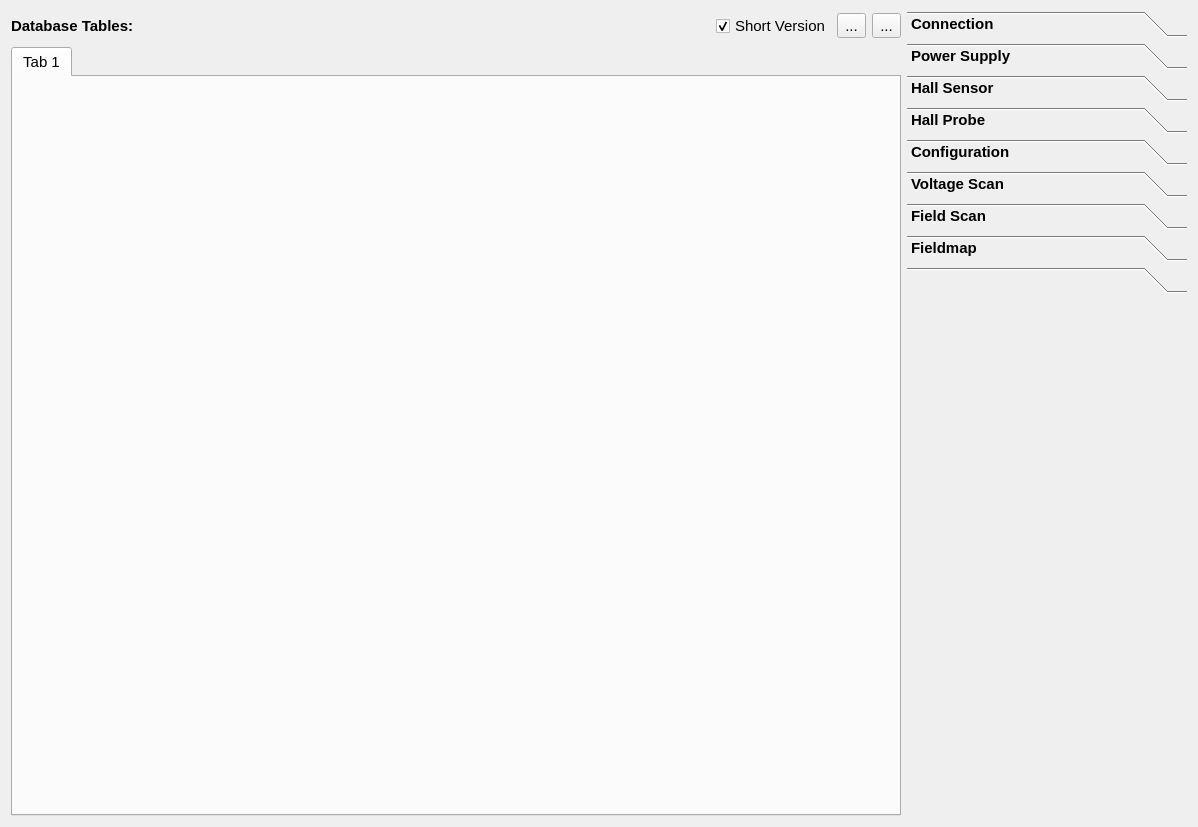
<?xml version="1.0" encoding="UTF-8"?>
<ui version="4.0">
 <class>database_wg</class>
 <widget class="QWidget" name="database_wg">
  <property name="geometry">
   <rect>
    <x>0</x>
    <y>0</y>
    <width>1198</width>
    <height>827</height>
   </rect>
  </property>
  <property name="font">
   <font>
    <pointsize>11</pointsize>
   </font>
  </property>
  <property name="windowTitle">
   <string>Database</string>
  </property>
  <layout class="QGridLayout" name="gridLayout">
   <item row="0" column="0">
    <layout class="QHBoxLayout" name="horizontalLayout">
     <item>
      <widget class="QLabel" name="label">
       <property name="sizePolicy">
        <sizepolicy hsizetype="Maximum" vsizetype="Maximum">
         <horstretch>0</horstretch>
         <verstretch>0</verstretch>
        </sizepolicy>
       </property>
       <property name="minimumSize">
        <size>
         <width>0</width>
         <height>30</height>
        </size>
       </property>
       <property name="font">
        <font>
         <weight>75</weight>
         <bold>true</bold>
        </font>
       </property>
       <property name="text">
        <string>Database Tables:</string>
       </property>
      </widget>
     </item>
     <item>
      <spacer name="horizontalSpacer">
       <property name="orientation">
        <enum>Qt::Horizontal</enum>
       </property>
       <property name="sizeHint" stdset="0">
        <size>
         <width>40</width>
         <height>20</height>
        </size>
       </property>
      </spacer>
     </item>
     <item>
      <widget class="QCheckBox" name="short_version_chb">
       <property name="text">
        <string>Short Version</string>
       </property>
       <property name="checked">
        <bool>true</bool>
       </property>
      </widget>
     </item>
     <item>
      <widget class="QToolButton" name="refresh_btn">
       <property name="text">
        <string>...</string>
       </property>
       <property name="icon">
        <iconset>
         <normaloff>../../resources/img/refresh.png</normaloff>../../resources/img/refresh.png</iconset>
       </property>
       <property name="iconSize">
        <size>
         <width>24</width>
         <height>24</height>
        </size>
       </property>
      </widget>
     </item>
     <item>
      <widget class="QToolButton" name="clear_btn">
       <property name="text">
        <string>...</string>
       </property>
       <property name="icon">
        <iconset>
         <normaloff>../../resources/img/clear.png</normaloff>../../resources/img/clear.png</iconset>
       </property>
       <property name="iconSize">
        <size>
         <width>24</width>
         <height>24</height>
        </size>
       </property>
      </widget>
     </item>
    </layout>
   </item>
   <item row="0" column="1" rowspan="2">
    <layout class="QVBoxLayout" name="verticalLayout">
     <item>
      <widget class="QToolBox" name="buttons_tbx">
       <property name="sizePolicy">
        <sizepolicy hsizetype="Maximum" vsizetype="Preferred">
         <horstretch>0</horstretch>
         <verstretch>0</verstretch>
        </sizepolicy>
       </property>
       <property name="minimumSize">
        <size>
         <width>280</width>
         <height>0</height>
        </size>
       </property>
       <property name="font">
        <font>
         <weight>75</weight>
         <bold>true</bold>
        </font>
       </property>
       <property name="currentIndex">
        <number>8</number>
       </property>
       <widget class="QWidget" name="connection_pg">
        <property name="geometry">
         <rect>
          <x>0</x>
          <y>0</y>
          <width>280</width>
          <height>413</height>
         </rect>
        </property>
        <attribute name="label">
         <string>Connection</string>
        </attribute>
        <layout class="QGridLayout" name="gridLayout_5">
         <item row="0" column="0">
          <widget class="QPushButton" name="save_connection_btn">
           <property name="minimumSize">
            <size>
             <width>0</width>
             <height>50</height>
            </size>
           </property>
           <property name="font">
            <font>
             <weight>50</weight>
             <bold>false</bold>
            </font>
           </property>
           <property name="text">
            <string>Save Connection to File</string>
           </property>
           <property name="icon">
            <iconset>
             <normaloff>../../resources/img/save.png</normaloff>../../resources/img/save.png</iconset>
           </property>
           <property name="iconSize">
            <size>
             <width>20</width>
             <height>20</height>
            </size>
           </property>
          </widget>
         </item>
         <item row="2" column="0">
          <widget class="QPushButton" name="delete_connection_btn">
           <property name="enabled">
            <bool>true</bool>
           </property>
           <property name="minimumSize">
            <size>
             <width>0</width>
             <height>50</height>
            </size>
           </property>
           <property name="font">
            <font>
             <weight>50</weight>
             <bold>false</bold>
            </font>
           </property>
           <property name="text">
            <string>Delete Connection</string>
           </property>
           <property name="icon">
            <iconset>
             <normaloff>../../resources/img/delete.png</normaloff>../../resources/img/delete.png</iconset>
           </property>
          </widget>
         </item>
         <item row="1" column="0">
          <widget class="QPushButton" name="read_connection_btn">
           <property name="minimumSize">
            <size>
             <width>0</width>
             <height>50</height>
            </size>
           </property>
           <property name="font">
            <font>
             <weight>50</weight>
             <bold>false</bold>
            </font>
           </property>
           <property name="text">
            <string>Read Connection File</string>
           </property>
           <property name="icon">
            <iconset>
             <normaloff>../../resources/img/database_add.png</normaloff>../../resources/img/database_add.png</iconset>
           </property>
           <property name="iconSize">
            <size>
             <width>20</width>
             <height>20</height>
            </size>
           </property>
          </widget>
         </item>
        </layout>
       </widget>
       <widget class="QWidget" name="power_supply_pg">
        <property name="geometry">
         <rect>
          <x>0</x>
          <y>0</y>
          <width>280</width>
          <height>413</height>
         </rect>
        </property>
        <attribute name="label">
         <string>Power Supply</string>
        </attribute>
        <layout class="QGridLayout" name="gridLayout_8">
         <item row="2" column="0">
          <widget class="QPushButton" name="delete_power_supply_btn">
           <property name="enabled">
            <bool>true</bool>
           </property>
           <property name="minimumSize">
            <size>
             <width>0</width>
             <height>50</height>
            </size>
           </property>
           <property name="font">
            <font>
             <weight>50</weight>
             <bold>false</bold>
            </font>
           </property>
           <property name="text">
            <string>Delete Power Supply</string>
           </property>
           <property name="icon">
            <iconset>
             <normaloff>../../resources/img/delete.png</normaloff>../../resources/img/delete.png</iconset>
           </property>
          </widget>
         </item>
         <item row="0" column="0">
          <widget class="QPushButton" name="save_power_supply_btn">
           <property name="minimumSize">
            <size>
             <width>0</width>
             <height>50</height>
            </size>
           </property>
           <property name="font">
            <font>
             <weight>50</weight>
             <bold>false</bold>
            </font>
           </property>
           <property name="text">
            <string>Save Power Supply to File</string>
           </property>
           <property name="icon">
            <iconset>
             <normaloff>../../resources/img/save.png</normaloff>../../resources/img/save.png</iconset>
           </property>
           <property name="iconSize">
            <size>
             <width>20</width>
             <height>20</height>
            </size>
           </property>
          </widget>
         </item>
         <item row="1" column="0">
          <widget class="QPushButton" name="read_power_supply_btn">
           <property name="minimumSize">
            <size>
             <width>0</width>
             <height>50</height>
            </size>
           </property>
           <property name="font">
            <font>
             <weight>50</weight>
             <bold>false</bold>
            </font>
           </property>
           <property name="text">
            <string>Read Power Supply File</string>
           </property>
           <property name="icon">
            <iconset>
             <normaloff>../../resources/img/database_add.png</normaloff>../../resources/img/database_add.png</iconset>
           </property>
           <property name="iconSize">
            <size>
             <width>20</width>
             <height>20</height>
            </size>
           </property>
          </widget>
         </item>
        </layout>
       </widget>
       <widget class="QWidget" name="hall_sensor_pg">
        <property name="geometry">
         <rect>
          <x>0</x>
          <y>0</y>
          <width>280</width>
          <height>413</height>
         </rect>
        </property>
        <attribute name="label">
         <string>Hall Sensor</string>
        </attribute>
        <layout class="QGridLayout" name="gridLayout_7">
         <item row="0" column="0">
          <widget class="QPushButton" name="save_hall_sensor_btn">
           <property name="minimumSize">
            <size>
             <width>0</width>
             <height>50</height>
            </size>
           </property>
           <property name="font">
            <font>
             <weight>50</weight>
             <bold>false</bold>
            </font>
           </property>
           <property name="text">
            <string>Save Hall Sensor to File</string>
           </property>
           <property name="icon">
            <iconset>
             <normaloff>../../resources/img/save.png</normaloff>../../resources/img/save.png</iconset>
           </property>
           <property name="iconSize">
            <size>
             <width>20</width>
             <height>20</height>
            </size>
           </property>
          </widget>
         </item>
         <item row="2" column="0">
          <widget class="QPushButton" name="delete_hall_sensor_btn">
           <property name="enabled">
            <bool>true</bool>
           </property>
           <property name="minimumSize">
            <size>
             <width>0</width>
             <height>50</height>
            </size>
           </property>
           <property name="font">
            <font>
             <weight>50</weight>
             <bold>false</bold>
            </font>
           </property>
           <property name="text">
            <string>Delete Hall Sensor</string>
           </property>
           <property name="icon">
            <iconset>
             <normaloff>../../resources/img/delete.png</normaloff>../../resources/img/delete.png</iconset>
           </property>
          </widget>
         </item>
         <item row="1" column="0">
          <widget class="QPushButton" name="read_hall_sensor_btn">
           <property name="minimumSize">
            <size>
             <width>0</width>
             <height>50</height>
            </size>
           </property>
           <property name="font">
            <font>
             <weight>50</weight>
             <bold>false</bold>
            </font>
           </property>
           <property name="text">
            <string>Read Hall Sensor File</string>
           </property>
           <property name="icon">
            <iconset>
             <normaloff>../../resources/img/database_add.png</normaloff>../../resources/img/database_add.png</iconset>
           </property>
           <property name="iconSize">
            <size>
             <width>20</width>
             <height>20</height>
            </size>
           </property>
          </widget>
         </item>
        </layout>
       </widget>
       <widget class="QWidget" name="hall_probe_pg">
        <property name="geometry">
         <rect>
          <x>0</x>
          <y>0</y>
          <width>280</width>
          <height>413</height>
         </rect>
        </property>
        <attribute name="label">
         <string>Hall Probe</string>
        </attribute>
        <layout class="QGridLayout" name="gridLayout_10">
         <item row="0" column="0">
          <widget class="QPushButton" name="view_hall_probe_btn">
           <property name="minimumSize">
            <size>
             <width>0</width>
             <height>50</height>
            </size>
           </property>
           <property name="font">
            <font>
             <weight>50</weight>
             <bold>false</bold>
            </font>
           </property>
           <property name="text">
            <string>View Hall Probe</string>
           </property>
           <property name="icon">
            <iconset>
             <normaloff>../../resources/img/search.png</normaloff>../../resources/img/search.png</iconset>
           </property>
           <property name="iconSize">
            <size>
             <width>20</width>
             <height>20</height>
            </size>
           </property>
          </widget>
         </item>
         <item row="2" column="0">
          <widget class="QPushButton" name="save_hall_probe_btn">
           <property name="minimumSize">
            <size>
             <width>0</width>
             <height>50</height>
            </size>
           </property>
           <property name="font">
            <font>
             <weight>50</weight>
             <bold>false</bold>
            </font>
           </property>
           <property name="text">
            <string>Save Hall Probe to File</string>
           </property>
           <property name="icon">
            <iconset>
             <normaloff>../../resources/img/save.png</normaloff>../../resources/img/save.png</iconset>
           </property>
           <property name="iconSize">
            <size>
             <width>20</width>
             <height>20</height>
            </size>
           </property>
          </widget>
         </item>
         <item row="4" column="0">
          <widget class="QPushButton" name="delete_hall_probe_btn">
           <property name="enabled">
            <bool>true</bool>
           </property>
           <property name="minimumSize">
            <size>
             <width>0</width>
             <height>50</height>
            </size>
           </property>
           <property name="font">
            <font>
             <weight>50</weight>
             <bold>false</bold>
            </font>
           </property>
           <property name="text">
            <string>Delete Hall Probe</string>
           </property>
           <property name="icon">
            <iconset>
             <normaloff>../../resources/img/delete.png</normaloff>../../resources/img/delete.png</iconset>
           </property>
          </widget>
         </item>
         <item row="3" column="0">
          <widget class="QPushButton" name="read_hall_probe_btn">
           <property name="minimumSize">
            <size>
             <width>0</width>
             <height>50</height>
            </size>
           </property>
           <property name="font">
            <font>
             <weight>50</weight>
             <bold>false</bold>
            </font>
           </property>
           <property name="text">
            <string>Read Hall Probe File</string>
           </property>
           <property name="icon">
            <iconset>
             <normaloff>../../resources/img/database_add.png</normaloff>../../resources/img/database_add.png</iconset>
           </property>
           <property name="iconSize">
            <size>
             <width>20</width>
             <height>20</height>
            </size>
           </property>
          </widget>
         </item>
        </layout>
        <zorder>save_hall_probe_btn</zorder>
        <zorder>view_hall_probe_btn</zorder>
        <zorder>delete_hall_probe_btn</zorder>
        <zorder>read_hall_probe_btn</zorder>
       </widget>
       <widget class="QWidget" name="configuration_pg">
        <property name="geometry">
         <rect>
          <x>0</x>
          <y>0</y>
          <width>280</width>
          <height>413</height>
         </rect>
        </property>
        <attribute name="label">
         <string>Configuration</string>
        </attribute>
        <layout class="QGridLayout" name="gridLayout_4">
         <item row="1" column="0">
          <widget class="QPushButton" name="read_configuration_btn">
           <property name="minimumSize">
            <size>
             <width>0</width>
             <height>50</height>
            </size>
           </property>
           <property name="font">
            <font>
             <weight>50</weight>
             <bold>false</bold>
            </font>
           </property>
           <property name="text">
            <string>Read Configuration File</string>
           </property>
           <property name="icon">
            <iconset>
             <normaloff>../../resources/img/database_add.png</normaloff>../../resources/img/database_add.png</iconset>
           </property>
           <property name="iconSize">
            <size>
             <width>20</width>
             <height>20</height>
            </size>
           </property>
          </widget>
         </item>
         <item row="0" column="0">
          <widget class="QPushButton" name="save_configuration_btn">
           <property name="minimumSize">
            <size>
             <width>0</width>
             <height>50</height>
            </size>
           </property>
           <property name="font">
            <font>
             <weight>50</weight>
             <bold>false</bold>
            </font>
           </property>
           <property name="text">
            <string>Save Configuration to File</string>
           </property>
           <property name="icon">
            <iconset>
             <normaloff>../../resources/img/save.png</normaloff>../../resources/img/save.png</iconset>
           </property>
           <property name="iconSize">
            <size>
             <width>20</width>
             <height>20</height>
            </size>
           </property>
          </widget>
         </item>
         <item row="2" column="0">
          <widget class="QPushButton" name="delete_configuration_btn">
           <property name="enabled">
            <bool>true</bool>
           </property>
           <property name="minimumSize">
            <size>
             <width>0</width>
             <height>50</height>
            </size>
           </property>
           <property name="font">
            <font>
             <weight>50</weight>
             <bold>false</bold>
            </font>
           </property>
           <property name="text">
            <string>Delete Configuration</string>
           </property>
           <property name="icon">
            <iconset>
             <normaloff>../../resources/img/delete.png</normaloff>../../resources/img/delete.png</iconset>
           </property>
          </widget>
         </item>
         <item row="3" column="0">
          <widget class="QPushButton" name="remove_unused_configurations_btn">
           <property name="enabled">
            <bool>true</bool>
           </property>
           <property name="minimumSize">
            <size>
             <width>0</width>
             <height>50</height>
            </size>
           </property>
           <property name="font">
            <font>
             <weight>50</weight>
             <bold>false</bold>
            </font>
           </property>
           <property name="text">
            <string>Remove Unused Configurations</string>
           </property>
           <property name="icon">
            <iconset>
             <normaloff>../../resources/img/clear.png</normaloff>../../resources/img/clear.png</iconset>
           </property>
           <property name="iconSize">
            <size>
             <width>20</width>
             <height>20</height>
            </size>
           </property>
          </widget>
         </item>
        </layout>
       </widget>
       <widget class="QWidget" name="voltage_scan_pg">
        <property name="geometry">
         <rect>
          <x>0</x>
          <y>0</y>
          <width>280</width>
          <height>413</height>
         </rect>
        </property>
        <attribute name="label">
         <string>Voltage Scan</string>
        </attribute>
        <layout class="QGridLayout" name="gridLayout_2">
         <item row="0" column="0">
          <widget class="QPushButton" name="view_voltage_scan_btn">
           <property name="minimumSize">
            <size>
             <width>0</width>
             <height>50</height>
            </size>
           </property>
           <property name="font">
            <font>
             <weight>50</weight>
             <bold>false</bold>
            </font>
           </property>
           <property name="text">
            <string>View Voltage Scan</string>
           </property>
           <property name="icon">
            <iconset>
             <normaloff>../../resources/img/curve.png</normaloff>../../resources/img/curve.png</iconset>
           </property>
           <property name="iconSize">
            <size>
             <width>20</width>
             <height>20</height>
            </size>
           </property>
          </widget>
         </item>
         <item row="1" column="0">
          <widget class="QPushButton" name="save_voltage_scan_btn">
           <property name="minimumSize">
            <size>
             <width>0</width>
             <height>50</height>
            </size>
           </property>
           <property name="font">
            <font>
             <weight>50</weight>
             <bold>false</bold>
            </font>
           </property>
           <property name="text">
            <string>Save Voltage Scan to File</string>
           </property>
           <property name="icon">
            <iconset>
             <normaloff>../../resources/img/save.png</normaloff>../../resources/img/save.png</iconset>
           </property>
           <property name="iconSize">
            <size>
             <width>20</width>
             <height>20</height>
            </size>
           </property>
          </widget>
         </item>
         <item row="4" column="0">
          <widget class="QPushButton" name="delete_voltage_scan_btn">
           <property name="enabled">
            <bool>true</bool>
           </property>
           <property name="minimumSize">
            <size>
             <width>0</width>
             <height>50</height>
            </size>
           </property>
           <property name="font">
            <font>
             <weight>50</weight>
             <bold>false</bold>
            </font>
           </property>
           <property name="text">
            <string>Delete Voltage Scan</string>
           </property>
           <property name="icon">
            <iconset>
             <normaloff>../../resources/img/delete.png</normaloff>../../resources/img/delete.png</iconset>
           </property>
          </widget>
         </item>
         <item row="2" column="0">
          <widget class="QPushButton" name="read_voltage_scan_btn">
           <property name="minimumSize">
            <size>
             <width>0</width>
             <height>50</height>
            </size>
           </property>
           <property name="font">
            <font>
             <weight>50</weight>
             <bold>false</bold>
            </font>
           </property>
           <property name="text">
            <string>Read Voltage Scan File</string>
           </property>
           <property name="icon">
            <iconset>
             <normaloff>../../resources/img/database_add.png</normaloff>../../resources/img/database_add.png</iconset>
           </property>
           <property name="iconSize">
            <size>
             <width>20</width>
             <height>20</height>
            </size>
           </property>
          </widget>
         </item>
         <item row="3" column="0">
          <widget class="QPushButton" name="convert_to_field_scan_btn">
           <property name="minimumSize">
            <size>
             <width>0</width>
             <height>50</height>
            </size>
           </property>
           <property name="font">
            <font>
             <weight>50</weight>
             <bold>false</bold>
            </font>
           </property>
           <property name="text">
            <string>Convert to Field Scan</string>
           </property>
           <property name="icon">
            <iconset>
             <normaloff>../../resources/img/Send.png</normaloff>../../resources/img/Send.png</iconset>
           </property>
           <property name="iconSize">
            <size>
             <width>20</width>
             <height>20</height>
            </size>
           </property>
          </widget>
         </item>
        </layout>
       </widget>
       <widget class="QWidget" name="field_scan_pg">
        <property name="geometry">
         <rect>
          <x>0</x>
          <y>0</y>
          <width>280</width>
          <height>413</height>
         </rect>
        </property>
        <attribute name="label">
         <string>Field Scan</string>
        </attribute>
        <layout class="QGridLayout" name="gridLayout_3">
         <item row="0" column="0">
          <widget class="QPushButton" name="view_field_scan_btn">
           <property name="minimumSize">
            <size>
             <width>0</width>
             <height>50</height>
            </size>
           </property>
           <property name="font">
            <font>
             <weight>50</weight>
             <bold>false</bold>
            </font>
           </property>
           <property name="text">
            <string>View Field Scan</string>
           </property>
           <property name="icon">
            <iconset>
             <normaloff>../../resources/img/curve.png</normaloff>../../resources/img/curve.png</iconset>
           </property>
           <property name="iconSize">
            <size>
             <width>20</width>
             <height>20</height>
            </size>
           </property>
          </widget>
         </item>
         <item row="1" column="0">
          <widget class="QPushButton" name="save_field_scan_btn">
           <property name="minimumSize">
            <size>
             <width>0</width>
             <height>50</height>
            </size>
           </property>
           <property name="font">
            <font>
             <weight>50</weight>
             <bold>false</bold>
            </font>
           </property>
           <property name="text">
            <string>Save Field Scan to File</string>
           </property>
           <property name="icon">
            <iconset>
             <normaloff>../../resources/img/save.png</normaloff>../../resources/img/save.png</iconset>
           </property>
           <property name="iconSize">
            <size>
             <width>20</width>
             <height>20</height>
            </size>
           </property>
          </widget>
         </item>
         <item row="4" column="0">
          <widget class="QPushButton" name="delete_field_scan_btn">
           <property name="enabled">
            <bool>true</bool>
           </property>
           <property name="minimumSize">
            <size>
             <width>0</width>
             <height>50</height>
            </size>
           </property>
           <property name="font">
            <font>
             <weight>50</weight>
             <bold>false</bold>
            </font>
           </property>
           <property name="text">
            <string>Delete Field Scan</string>
           </property>
           <property name="icon">
            <iconset>
             <normaloff>../../resources/img/delete.png</normaloff>../../resources/img/delete.png</iconset>
           </property>
          </widget>
         </item>
         <item row="2" column="0">
          <widget class="QPushButton" name="read_field_scan_btn">
           <property name="minimumSize">
            <size>
             <width>0</width>
             <height>50</height>
            </size>
           </property>
           <property name="font">
            <font>
             <weight>50</weight>
             <bold>false</bold>
            </font>
           </property>
           <property name="text">
            <string>Read Field Scan File</string>
           </property>
           <property name="icon">
            <iconset>
             <normaloff>../../resources/img/database_add.png</normaloff>../../resources/img/database_add.png</iconset>
           </property>
           <property name="iconSize">
            <size>
             <width>20</width>
             <height>20</height>
            </size>
           </property>
          </widget>
         </item>
         <item row="3" column="0">
          <widget class="QPushButton" name="create_fieldmap_btn">
           <property name="minimumSize">
            <size>
             <width>0</width>
             <height>50</height>
            </size>
           </property>
           <property name="font">
            <font>
             <weight>50</weight>
             <bold>false</bold>
            </font>
           </property>
           <property name="text">
            <string>Create Fieldmap</string>
           </property>
           <property name="icon">
            <iconset>
             <normaloff>../../resources/img/map.png</normaloff>../../resources/img/map.png</iconset>
           </property>
           <property name="iconSize">
            <size>
             <width>20</width>
             <height>20</height>
            </size>
           </property>
          </widget>
         </item>
        </layout>
       </widget>
       <widget class="QWidget" name="fieldmap_pg">
        <property name="geometry">
         <rect>
          <x>0</x>
          <y>0</y>
          <width>280</width>
          <height>413</height>
         </rect>
        </property>
        <attribute name="label">
         <string>Fieldmap</string>
        </attribute>
        <layout class="QGridLayout" name="gridLayout_6">
         <item row="0" column="0">
          <widget class="QPushButton" name="view_fieldmap_btn">
           <property name="enabled">
            <bool>true</bool>
           </property>
           <property name="minimumSize">
            <size>
             <width>0</width>
             <height>50</height>
            </size>
           </property>
           <property name="font">
            <font>
             <weight>50</weight>
             <bold>false</bold>
            </font>
           </property>
           <property name="text">
            <string>View Fieldmap</string>
           </property>
           <property name="icon">
            <iconset>
             <normaloff>../../resources/img/search.png</normaloff>../../resources/img/search.png</iconset>
           </property>
           <property name="iconSize">
            <size>
             <width>20</width>
             <height>20</height>
            </size>
           </property>
          </widget>
         </item>
         <item row="1" column="0">
          <widget class="QPushButton" name="save_fieldmap_btn">
           <property name="enabled">
            <bool>true</bool>
           </property>
           <property name="minimumSize">
            <size>
             <width>0</width>
             <height>50</height>
            </size>
           </property>
           <property name="font">
            <font>
             <weight>50</weight>
             <bold>false</bold>
            </font>
           </property>
           <property name="text">
            <string>Save Fieldmap to File</string>
           </property>
           <property name="icon">
            <iconset>
             <normaloff>../../resources/img/save.png</normaloff>../../resources/img/save.png</iconset>
           </property>
           <property name="iconSize">
            <size>
             <width>20</width>
             <height>20</height>
            </size>
           </property>
          </widget>
         </item>
         <item row="2" column="0">
          <widget class="QPushButton" name="read_fieldmap_btn">
           <property name="minimumSize">
            <size>
             <width>0</width>
             <height>50</height>
            </size>
           </property>
           <property name="font">
            <font>
             <weight>50</weight>
             <bold>false</bold>
            </font>
           </property>
           <property name="text">
            <string>Read Fieldmap File</string>
           </property>
           <property name="icon">
            <iconset>
             <normaloff>../../resources/img/database_add.png</normaloff>../../resources/img/database_add.png</iconset>
           </property>
           <property name="iconSize">
            <size>
             <width>20</width>
             <height>20</height>
            </size>
           </property>
          </widget>
         </item>
         <item row="3" column="0">
          <widget class="QPushButton" name="delete_fieldmap_btn">
           <property name="enabled">
            <bool>true</bool>
           </property>
           <property name="minimumSize">
            <size>
             <width>0</width>
             <height>50</height>
            </size>
           </property>
           <property name="font">
            <font>
             <weight>50</weight>
             <bold>false</bold>
            </font>
           </property>
           <property name="text">
            <string>Delete Fieldmap</string>
           </property>
           <property name="icon">
            <iconset>
             <normaloff>../../resources/img/delete.png</normaloff>../../resources/img/delete.png</iconset>
           </property>
          </widget>
         </item>
        </layout>
       </widget>
       <widget class="QWidget" name="empty_pg">
        <property name="geometry">
         <rect>
          <x>0</x>
          <y>0</y>
          <width>280</width>
          <height>413</height>
         </rect>
        </property>
        <attribute name="label">
         <string/>
        </attribute>
       </widget>
      </widget>
     </item>
     <item>
      <spacer name="verticalSpacer">
       <property name="orientation">
        <enum>Qt::Vertical</enum>
       </property>
       <property name="sizeType">
        <enum>QSizePolicy::Fixed</enum>
       </property>
       <property name="sizeHint" stdset="0">
        <size>
         <width>20</width>
         <height>100</height>
        </size>
       </property>
      </spacer>
     </item>
    </layout>
   </item>
   <item row="1" column="0">
    <widget class="QTabWidget" name="database_tab">
     <property name="font">
      <font>
       <weight>50</weight>
       <bold>false</bold>
      </font>
     </property>
     <property name="tabPosition">
      <enum>QTabWidget::North</enum>
     </property>
     <property name="tabShape">
      <enum>QTabWidget::Rounded</enum>
     </property>
     <property name="currentIndex">
      <number>0</number>
     </property>
     <widget class="QWidget" name="tab">
      <attribute name="title">
       <string>Tab 1</string>
      </attribute>
     </widget>
    </widget>
   </item>
  </layout>
 </widget>
 <tabstops>
  <tabstop>short_version_chb</tabstop>
  <tabstop>database_tab</tabstop>
  <tabstop>save_connection_btn</tabstop>
  <tabstop>delete_connection_btn</tabstop>
  <tabstop>read_connection_btn</tabstop>
  <tabstop>delete_power_supply_btn</tabstop>
  <tabstop>save_power_supply_btn</tabstop>
  <tabstop>read_power_supply_btn</tabstop>
  <tabstop>save_hall_sensor_btn</tabstop>
  <tabstop>delete_hall_sensor_btn</tabstop>
  <tabstop>read_hall_sensor_btn</tabstop>
  <tabstop>view_hall_probe_btn</tabstop>
  <tabstop>save_hall_probe_btn</tabstop>
  <tabstop>delete_hall_probe_btn</tabstop>
  <tabstop>read_hall_probe_btn</tabstop>
  <tabstop>read_configuration_btn</tabstop>
  <tabstop>save_configuration_btn</tabstop>
  <tabstop>delete_configuration_btn</tabstop>
  <tabstop>remove_unused_configurations_btn</tabstop>
  <tabstop>view_voltage_scan_btn</tabstop>
  <tabstop>save_voltage_scan_btn</tabstop>
  <tabstop>delete_voltage_scan_btn</tabstop>
  <tabstop>read_voltage_scan_btn</tabstop>
  <tabstop>convert_to_field_scan_btn</tabstop>
  <tabstop>view_field_scan_btn</tabstop>
  <tabstop>save_field_scan_btn</tabstop>
  <tabstop>delete_field_scan_btn</tabstop>
  <tabstop>read_field_scan_btn</tabstop>
  <tabstop>create_fieldmap_btn</tabstop>
  <tabstop>view_fieldmap_btn</tabstop>
  <tabstop>save_fieldmap_btn</tabstop>
  <tabstop>read_fieldmap_btn</tabstop>
  <tabstop>delete_fieldmap_btn</tabstop>
 </tabstops>
 <resources/>
 <connections/>
</ui>
